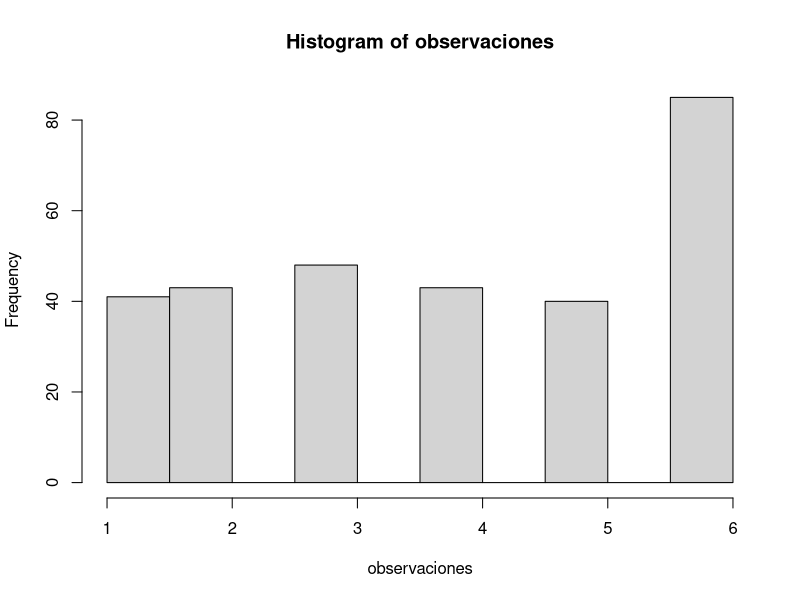

Recreate this plot in R.
## ---- chunk 1
knitr::opts_chunk$set(echo = TRUE)
## ---- chunk 2
# Representaremos el dado insesgado como I y el dado trucado como S
s <- c("I", "S")

# Definimos la matriz de transiciones A, representando las probabilidades de que el casino cambie de dado
# A es de tamaño 2 x 2
A <- matrix(data = log(c(0.95, 0.1, 0.05, 0.9)), nrow = 2, ncol = 2, dimnames = list(c("I", "S"), c("I", "S")))

# Definimos la matriz de emisiones B, indicando las probabilidades de sacar cada cara de cada dado
# B es de tamaño 6 x 2
B <- matrix(data = log(c(rep(1/6, 6), c(rep(1/10, 5), 1/2))), nrow = 6, ncol = 2, dimnames = list(seq(1,6), c("I", "S")))

# Definimos el prior sobre el primer estado.
pi <- matrix(data = log(c(0.5, 0.5)), nrow = 2, ncol = 1, dimnames = list(c("I", "S"), ""))

# Observamos 300 tiradas de dados
observaciones<-c(6,6,4,1,5,3,2,1,6,1,6,2,1,1,5,2,3,4,6,5,3,2,1,4,3,5,6,6,3,4,2,6,1,6,5,5,2,3,4,2,3,2,3,1,5,1,4,2,4,         6,4,1,5,6,6,6,3,2,4,6,2,6,6,5,6,5,6,3,6,5,6,4,6,6,3,1,5,6,3,4,6,3,6,4,5,6,5,1,4,3,1,3,2,6,1,6,3,3,1,2,3,6,1,6,6,5,4,3,6,1,1,5,1,3,3,3,2,1,2,6,6,6,5,2,6,5,6,1,5,2,2,4,2,4,4,3,4,2,5,3,3,5,6,1,2,3,5,6,6,6,3,6,3,2,6,3,6,1,6,6,2,3,3,5,3,2,3,2,6,2,4,6,4,6,6,5,5,6,6,3,1,2,1,3,1,4,3,6,6,4,2,4,6,3,4,2,3,3,2,4,2,3,4,5,3,6,6,1,2,3,2,4,6,6,4,5,2,3,5,6,4,2,1,5,1,4,6,6,1,5,1,4,6,2,2,1,4,5,5,6,1,4,4,4,6,1,5,5,4,3,5,1,3,4,5,1,2,3,6,6,6,2,6,6,4,6,4,6,5,6,6,1,2,4,6,4,2,6,5,6,2,6,5,1,5,2,1,1,1,6,6,6,6,6,4,6,3,3,4,6)

## ---- chunk 3
hist(observaciones)
## ---- chunk 4
V <- matrix( nrow = length(observaciones), ncol = 2)
Ptr <- matrix( nrow = length(observaciones), ncol = 2)


# Caso inicial
V[1, ] <- B[observaciones[1],] + pi
Ptr[1,] = c(1, 2)

for (t in 2:length(observaciones)) {
  
  # Caso recursivo
  V[t, ] <- apply(B[observaciones[t], ] + A[,] + V[t-1,], 2, max)
  Ptr[t, ] <- apply(B[observaciones[t], ] + A[,] + V[t-1,], 2, which.max)
}
## ---- chunk 5
print(exp(max(V[length(observaciones),])))
print(s[which.max(V[length(observaciones),])])
## ---- chunk 6
z_max <- rep(0, length(observaciones))
z_max[length(observaciones)] <- which.max(V[length(observaciones), ])
for (t in (length(observaciones)-1):1) {
  z_max[t] <- Ptr[t, z_max[t+1]]
}

viterbi.path <- s[z_max]
## ---- chunk 7
real.path<-c("S","S","S","S","S","S","S","S","S","S","S","S","S","S","I","I","I","I","I","I","S","S","S","S","S","S","S","S","S","S","S","S","S","S","I","I","I","I","I","I","I","I","I","I","I","I","I","I","I","I","I","I","S","S","S","S","S","S","S","S","S","S","S","S","S","S","S","I","I","I","S","S","S","S","S","I","I","I","I","I","I","I","I","I","I","I","I","I","I","I","I","I","I","I","I","I","I","I","I","I","I","I","I","S","S","S","S","S","S","S","S","S","S","S","S","S","S","S","S","S","S","S","S","S","S","S","I","I","I","I","I","I","I","I","I","I","I","I","I","I","I","I","I","I","I","I","I","I","I","S","S","S","S","S","S","S","S","S","S","I","I","I","I","I","S","S","I","I","I","I","I","I","I","I","I","I","I","I","I","I","I","I","I","I","I","I","I","I","I","I","I","I","I","I","I","I","I","I","I","I","I","I","I","I","I","I","I","I","I","I","S","S","S","S","I","I","I","I","I","I","I","I","I","I","I","S","S","S","S","S","S","S","S","I","I","I","I","I","I","I","I","I","I","I","I","I","I","I","I","I","I","I","I","I","I","I","I","I","S","S","S","S","I","I","I","I","I","I","I","I","S","S","S","S","S","S","S","S","S","S","S","S","S","I","I","I","S","S","S","S","S","S","S","S","S","S","I","I","S","S")
## ---- chunk 8
viterbi.table <- table(viterbi.path == real.path)
cat(paste(round(viterbi.table["TRUE"] / sum(viterbi.table) * 100, 2), "% accuracy\n", sep = ""))
